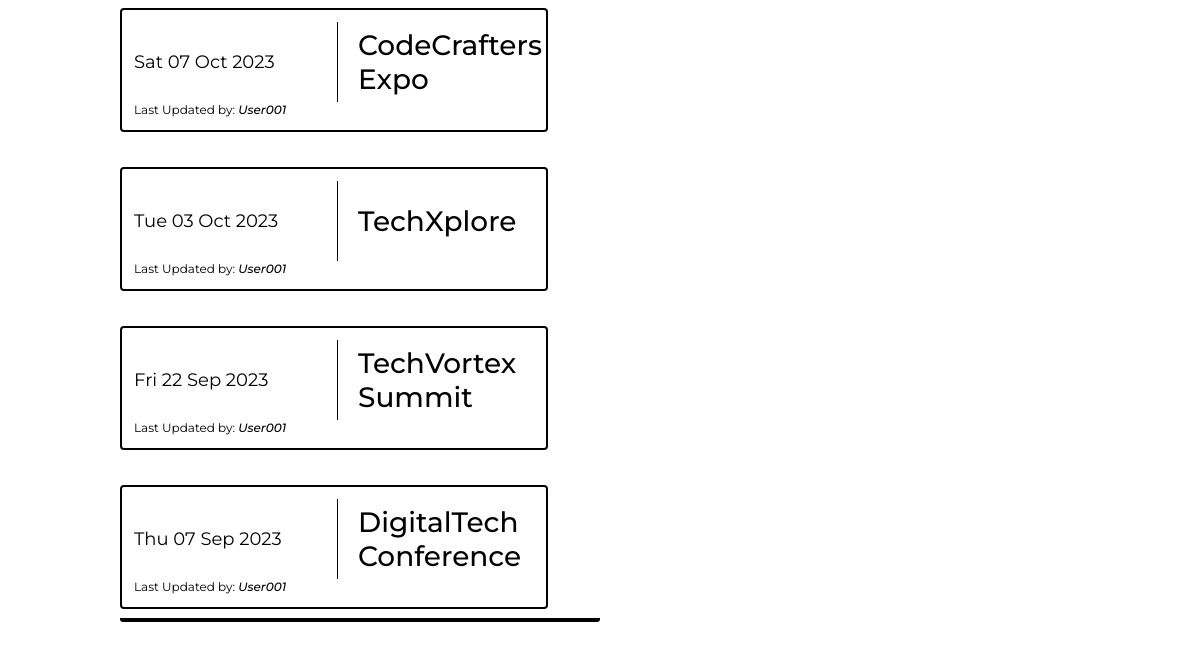
Before: / (signed in, lower part) with the older database file.
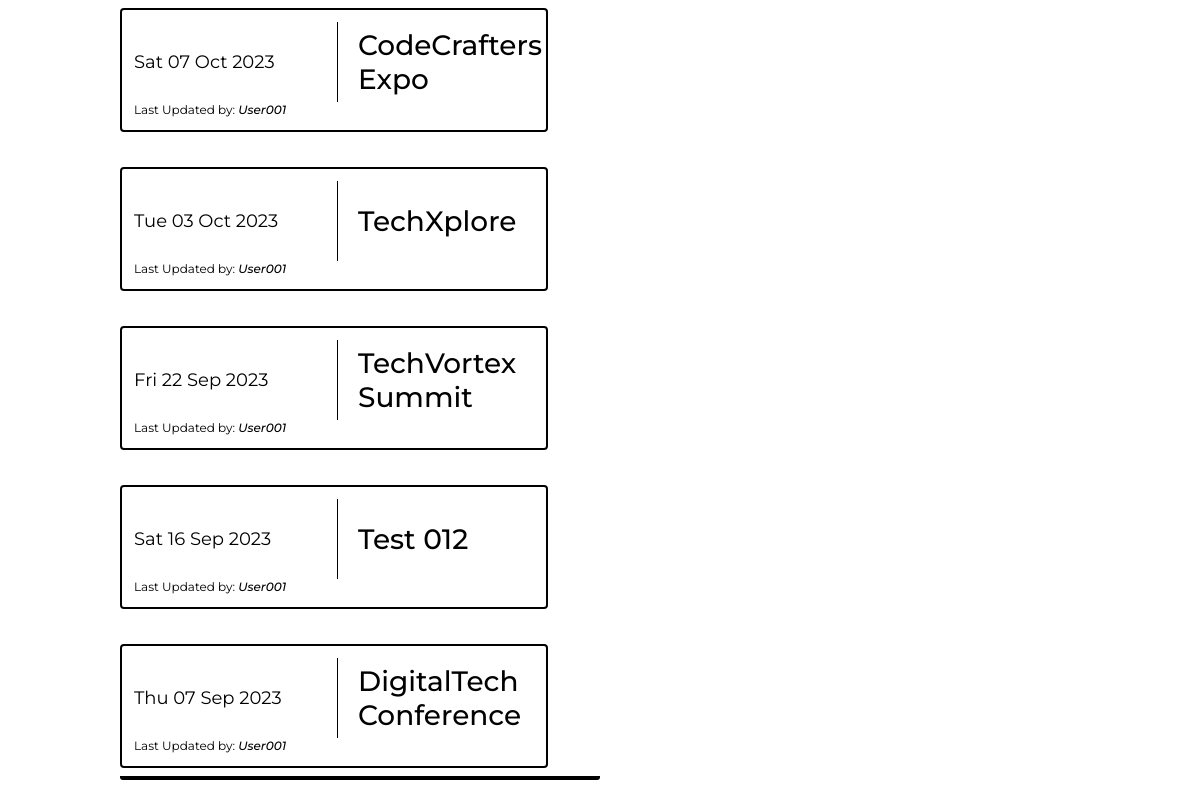
After: the same page with the newer database file.
### helpers/db_manager.py (models this page shows)
    class User(db.Model, UserMixin):
        id = db.Column(db.Integer, primary_key=True)
        username = db.Column(db.String, unique=True)
        password = db.Column(db.String)
        is_admin = db.Column(db.Boolean)

    class Event(db.Model):
        id =  db.Column(db.Integer, primary_key=True)
        date = db.Column(db.String)
        title = db.Column(db.String(17))
        last_updated_by = db.Column(db.Integer, db.ForeignKey('user.id'))
        user = db.relationship("User", backref='user', lazy=True, uselist=False)

### app.py (the view)
@app.route("/")
@login_required
def events():
    event_records = db_manager.get_events(db, event_table, user_table)
    return render_template("events.html", events=event_records)

### app.py (called while the page is built)
@login_manager.user_loader
def load_user(user_id):
    return user_table.query.get(int(user_id))

@app.context_processor
def inject_user():
    return dict(user=current_user)

### helpers/db_manager.py (called while the page is built)
def get_events(db, event_table, user_table):
    event_records = db.session.execute(db.select(event_table).order_by(event_table.id)).scalars().all()
    serialized_event_records = []
    for record in event_records:
        user = user_table.query.filter_by(id=record.last_updated_by).first()
        event_record = EventObject(
            record.id,
            record.date,
            record.title,
            user.username
        )
        serialized_event_records.append(event_record)
    return sort_fmt_event_records(serialized_event_records)

def get_date(obj):
    return datetime.strptime(obj.date, '%Y-%m-%d')

def fmt_event_records(events):
    for event in events:
        if event.date != "":
            event_date = datetime.strptime(event.date, '%Y-%m-%d')
            event.date = event_date.strftime("%a %d %b %Y")
    return events

def sort_fmt_event_records(events):
    sorted_asc_list = sorted(events, key=get_date, reverse=True)
    return fmt_event_records(sorted_asc_list)

### templates/events.html (shortened to what this page needs)
{%extends "base.html"%}
{%block content%}
    <div class="events-holder">
        {%for event in events%}
            <div class="event">
                <div class="event-content">
                    <div class="date">
                        <p>{{event.date}}</p>
                    </div>
                    <div class="title">
                        <h1>{{event.title}}</h1>
                    </div>
                </div>
                <p class="updated-by">Last Updated by: <span class="username">{{event.last_updated_by}}</span></p>
            </div>
        {%endfor%}
    </div>
{%endblock%}

Changed rows visible on the page:
added Event: title "Test 012"
Other visible differences:
new list line: "Sat 16 Sep 2023 Last Updated by:"
new list line: "User001"
